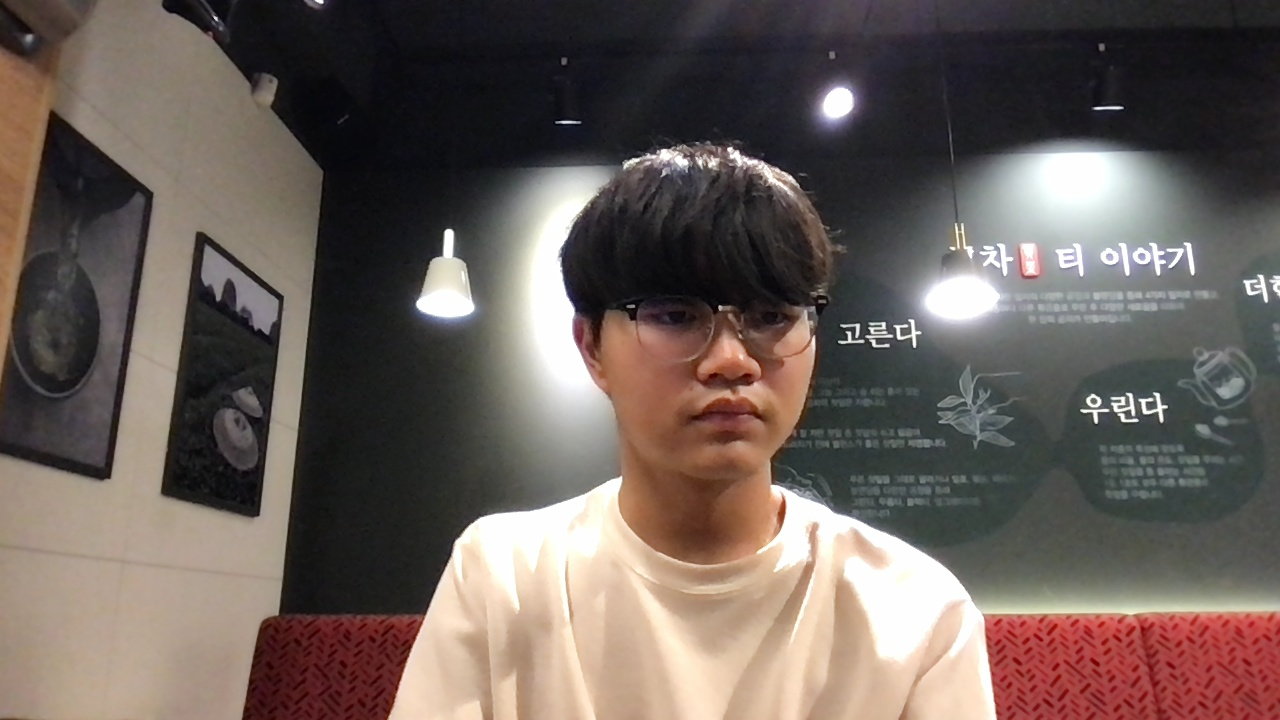
#> input picture facecapture/photos/2022-06-13-19.56.35.jpg, 1280 x 720 px, given in place of the camera
$ python facerecognition.py
#> lines starting #> are read from the running program, lines starting #| are printed output that depends on the picture
import cv2
import time
from datetime import datetime
import pyautogui

# setting
LOOP_SECONDS = 0.5 # 검사 루프의 간격
HIDE_LAYER_WHEN_NONE_PEOPLE = 14 # 몇번 루프에서 사람들이 없으면 레이어를 감출까요?
TAKE_CAPTURE_BETWEEN_LOOP = 40 # 사람 간격으로 20번 루프 이후에 다시 캡쳐 작업

video_capture = cv2.VideoCapture(0)
process_this_frame = True
is_layer_on = False
count_loop = 0
count_empty = 0
prev_capture_loop = 0

if not video_capture.isOpened():
    print("Camera open failed!")
    exit()

while True:
    count_loop += 1
    # Grab a single frame of video
    ret, frame = video_capture.read()
#> frame is the input picture: shape (720, 1280, 3); mean B, G, R 90.1, 95.6, 107.2

    # Resize frame of video to 1/4 size for faster face recognition processing
    small_frame = cv2.resize(frame, (0, 0), fx=0.25, fy=0.25)
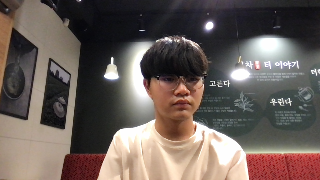
#> small_frame: shape (180, 320, 3); mean B, G, R 90.2, 95.7, 107.3

    # Convert the image from BGR color (which OpenCV uses) to RGB color (which face_recognition uses)
    rgb_small_frame = small_frame[:, :, ::-1]

    # Only process every other frame of video to save time
    if process_this_frame:
        # Find all the faces and face encodings in the current frame of video
        grayImage = cv2.cvtColor(small_frame, cv2.COLOR_BGR2GRAY)
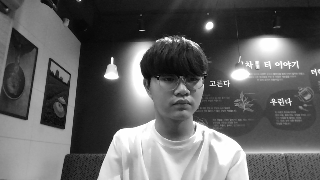
#> grayImage: shape (180, 320); min 5, max 255, mean 98.6
        body_cascade = cv2.CascadeClassifier('./openCV_XML/haarcascade_upperbody.xml')
        body = body_cascade.detectMultiScale(grayImage, 1.02, 10)
#> body = [[89, 79, 99, 81]]

    process_this_frame = not process_this_frame

    for (x, y, w, h) in body:

        x *= 4
        y *= 4
        w *= 4
        h *= 4

        # cv2.rectangle(frame, (x, y), (x + w, y + h), (0, 0, 255), 3) # 사람 인식하는 선 그리는 코드

        body_image_gray = grayImage[y:y + h, x:x + w]
        body_image_color = small_frame[y:y + h, x:x + w]
#> this loop made 1 pass
#> (x, y, w, h) on pass 1: (356, 316, 396, 324)

    if len(body) != 0:
        count_empty = 0
        if not is_layer_on:
            pyautogui.hotkey('ctrl', 'shift', 'q')
            is_layer_on = True
            print('layer: on')
        if count_loop - prev_capture_loop > TAKE_CAPTURE_BETWEEN_LOOP:
            print('capture:  because count_loop : ' + str(count_loop) +
                  ', prev_capture_loop: ' + str(prev_capture_loop))
            print('캡쳐되었습니다')
            cv2.imwrite('photos/' + datetime.now().strftime('%Y-%m-%d-%H.%M.%S') + '.jpg', frame)
            prev_capture_loop = count_loop
        else:
            print('not yet to take capture because count_loop : ' + str(count_loop) +
                  ', prev_capture_loop: ' + str(prev_capture_loop))
    else:
        count_empty += 1
        if count_empty > HIDE_LAYER_WHEN_NONE_PEOPLE and is_layer_on is True:
            pyautogui.hotkey('ctrl', 'shift', 'w')
            is_layer_on = False
            print('layer: off because count_empty : ' + str(count_empty))

    cv2.imshow('Video', frame)

    print('info: count_loop: ' + str(count_loop) + ', prev_capture_loop: ' +
          str(prev_capture_loop) + ', ' + str(len(body)) + 'bodies targeted')
#| info: count_loop: 1, prev_capture_loop: 0, 1bodies targeted

    if cv2.waitKey(1) & 0xFF == ord('q'):
#> (key q is pressed here)
        print("exit program")
        break

    time.sleep(LOOP_SECONDS)


video_capture.release()
cv2.destroyAllWindows()
